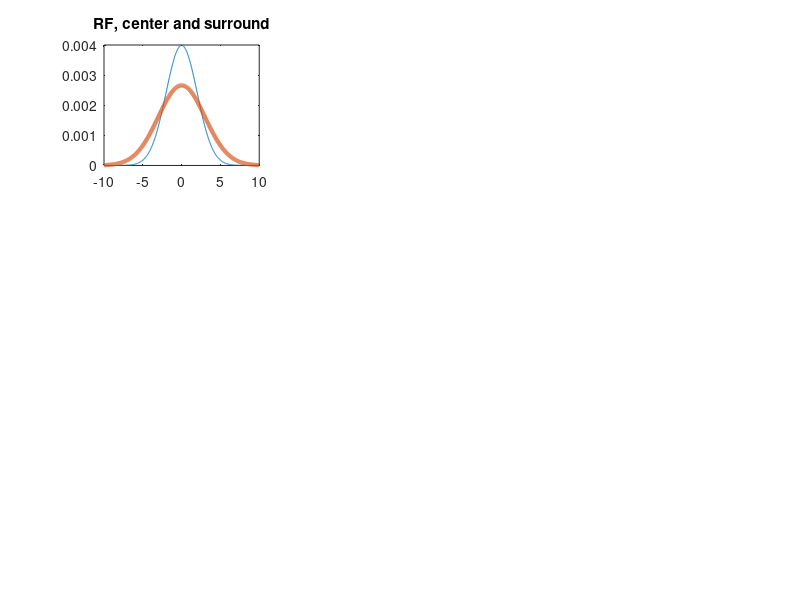

The MATLAB script that drew this image: (Note: this script raises an error after producing the figure.)
%% Define the params
npoints = 1001;
mxecc   = 10; % degrees
x       = linspace(-mxecc,mxecc,npoints)'; 
sd      = 2*[1 1.5]; % size of RF
voxsd   = 2; % size of voxel (extent of summation)
attgain = 2; % gain factor of attention field
attx0   = 0; % location of attention field
attsd   = 2; % size of AF
sigma   = .01; % sigma factor of normalization

%% Neural RFs
RF = exp(-1/2*(x/sd(1)).^2)';
RF = RF / sum(RF);
RFsupp = exp(-1/2*(x/(sd(2))).^2)';
RFsupp = RFsupp / sum(RFsupp);
%% Voxel summation (across neurons)
voxrf = exp(-1/2*(x/voxsd).^2);
voxrf = voxrf / sum(voxrf);
%% Stimuli
stim = eye(npoints);
%% Attention field
attfield = exp(-1/2*((x-attx0)/attsd).^2);
attfield = attgain*attfield  + 1;
%% Stimulus and Suppressive Drive
stimdrive = conv2(stim, RF, 'same');
numerator = stimdrive .* (attfield * ones(1,npoints));
suppdrive = conv2(numerator, RFsupp, 'same');
%% population response
popresp = numerator ./ (suppdrive + sigma);
voxresp = conv2(popresp, voxrf, 'same');

%% visualize
fH = figure(1); clf;
set(fH, 'Color', 'w');
lw = 3;
fs = 16;
subplot(3,3,1); plot(x, RF, x, RFsupp, 'LineWidth', lw);
title('RF, center and surround');
plotOptions(gca, fs);
subplot(3,3,2); plot(x, attfield, 'LineWidth', lw);
title('Attention field');
plotOptions(gca, fs);
subplot(3,3,3);
imagesc(x, x, stim')
title('Stimuli');
plotOptions(gca, fs);
subplot(3,3,4);
imagesc(x, x, stimdrive);
title('Stimulus drive');
plotOptions(gca, fs);
ylabel('Neural population')
xlabel('Stimulus')
subplot(3,3,5);
imagesc(x, x, suppdrive);
title('Suppressive drive');
plotOptions(gca, fs);
ylabel('Neural population')
xlabel('Stimulus')
subplot(3,3,6);
imagesc(x, x, popresp);
title('Population response');
plotOptions(gca, fs);
ylabel('Neural population')
xlabel('Stimulus')
subplot(3,3,7);
locs  = -5:5;
stimidx = zeros(size(locs));
for ii = 1:length(locs)
    k = locs(ii);
    [~, stimidx(ii)] = min(abs(x-(attx0+k)));
end
plot(x, popresp(:, stimidx), 'LineWidth', lw);
ylim([0,1])
title('Population response');
set(gca, 'XTick', x(stimidx),  'XGrid', 'on', 'GridAlpha', 1)
plotOptions(gca, fs);
hold on
[~, respidx] = max(popresp(:, stimidx)); yl = get(gca, 'YLim');
plot(x(respidx)*[1 1], yl, 'r--')
subplot(3,3,8);
plot(x, popresp(stimidx,:), 'LineWidth', lw)
ylim([0,1])
title('Neural responses');
plotOptions(gca, fs);
hold on; set(gca, 'XTick', x(stimidx),  'XGrid', 'on', 'GridAlpha', 1)
[~, respidx] = max(popresp(stimidx, :),[],2); yl = get(gca, 'YLim');
plot(x(respidx)*[1 1], yl, 'r--')
subplot(3,3,9);
plot(x, voxresp(stimidx,:), 'LineWidth', lw)
ylim([0,1])
title('Voxel responses');
plotOptions(gca, fs);
hold on; set(gca, 'XTick', x(stimidx),  'XGrid', 'on', 'GridAlpha', 1)
[~, respidx] = max(voxresp(stimidx, :),[],2); yl = get(gca, 'YLim');
plot(x(respidx)*[1 1], yl, 'r--')
set(gcf,'Position',[0 0 1600 1600])


function plotOptions(ax, fs)
set(ax, 'FontSize', fs)
end